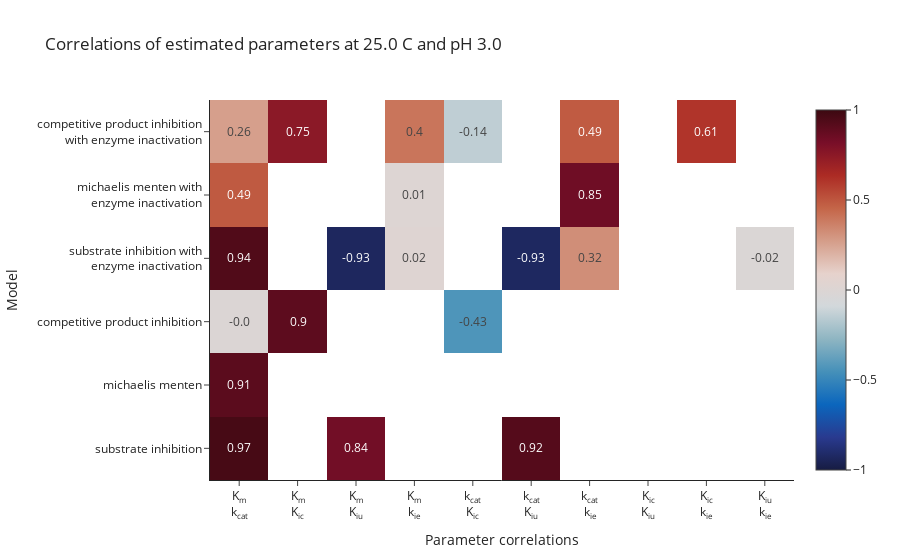
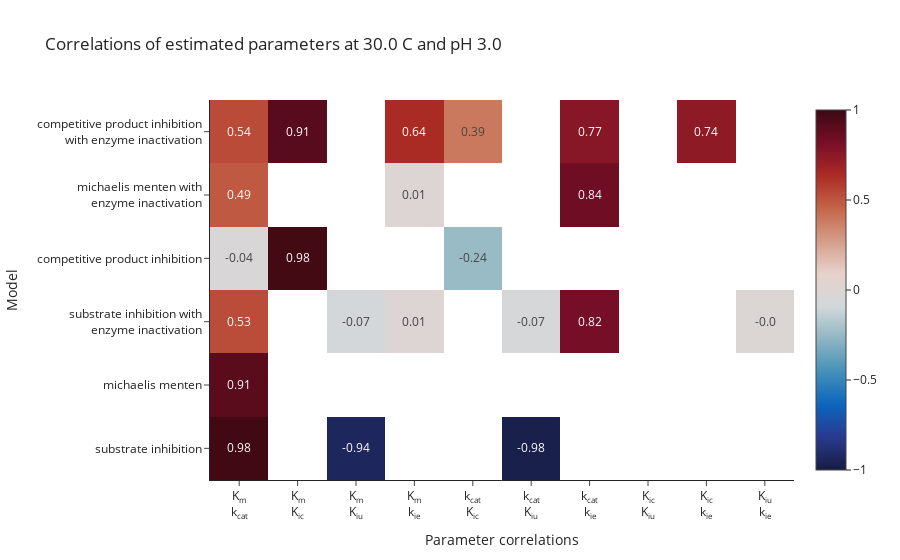
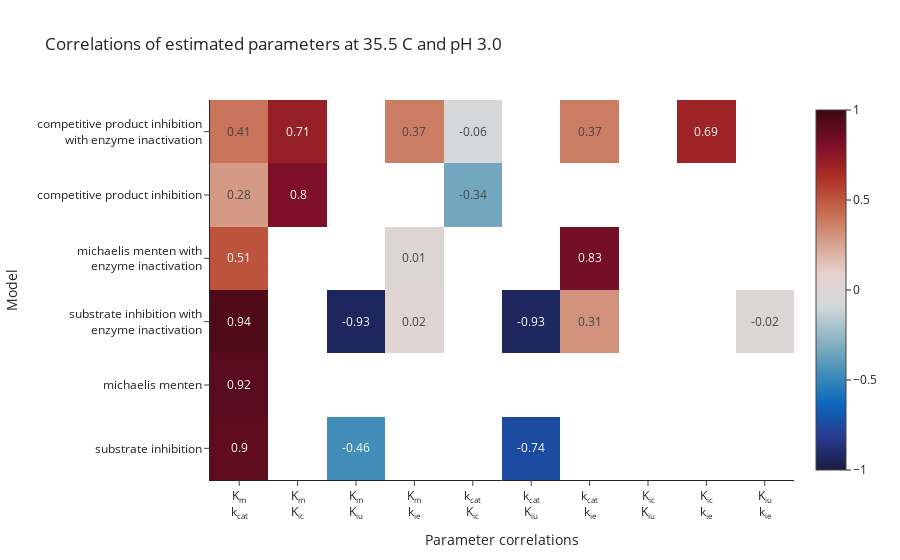

The cell these charts' notebook holds for them, in order:
### Code cell
for estimator in estimators:
    estimator.fit_models()
    estimator.correlations()

### Figure 1 — Plotly figure (JSON) as saved in the notebook; plotly's stock layout.template omitted (floating-point values rounded to 4 significant figures)
{"data": [{"colorscale": [[0, "rgb(23, 28, 66)"], [0.09091, "rgb(41, 58, 143)"], [0.1818, "rgb(11, 102, 189)"], [0.2727, "rgb(69, 144, 185)"], [0.3636, "rgb(142, 181, 194)"], [0.4545, "rgb(210, 216, 219)"], [0.5455, "rgb(230, 210, 204)"], [0.6364, "rgb(213, 157, 137)"], [0.7273, "rgb(196, 101, 72)"], [0.8182, "rgb(172, 43, 36)"], [0.9091, "rgb(120, 14, 40)"], [1, "rgb(60, 9, 17)"]], "text": [["0.97", "", "0.84", "", "", "0.92", "", "", "", ""], ["0.91", "", "", "", "", "", "", "", "", ""], ["-0.0", "0.9", "", "", "-0.43", "", "", "", "", ""], ["0.94", "", "-0.93", "0.02", "", "-0.93", "0.32", "", "", "-0.02"], ["0.49", "", "", "0.01", "", "", "0.85", "", "", ""], ["0.26", "0.75", "", "0.4", "-0.14", "", "0.49", "", "0.61", ""]], "texttemplate": "%{text}", "type": "heatmap", "x": ["K<sub>m</sub><br>k<sub>cat</sub>", "K<sub>m</sub><br>K<sub>ic</sub>", "K<sub>m</sub><br>K<sub>iu</sub>", "K<sub>m</sub><br>k<sub>ie</sub>", "k<sub>cat</sub><br>K<sub>ic</sub>", "k<sub>cat</sub><br>K<sub>iu</sub>", "k<sub>cat</sub><br>k<sub>ie</sub>", "K<sub>ic</sub><br>K<sub>iu</sub>", "K<sub>ic</sub><br>k<sub>ie</sub>", "K<sub>iu</sub><br>k<sub>ie</sub>"], "y": ["substrate inhibition", "michaelis menten", "competitive product inhibition", "substrate inhibition with<br>enzyme inactivation", "michaelis menten with<br>enzyme inactivation", "competitive product inhibition<br>with enzyme inactivation"], "z": [[0.9658, null, 0.836, null, null, 0.9242, null, null, null, null], [0.9075, null, null, null, null, null, null, null, null, null], [-0.004748, 0.8991, null, null, -0.432, null, null, null, null, null], [0.9364, null, -0.9327, 0.01751, null, -0.9288, 0.3215, null, null, -0.01705], [0.4897, null, null, 0.005956, null, null, 0.8451, null, null, null], [0.2643, 0.7516, null, 0.4017, -0.1413, null, 0.4857, null, 0.6079, null]], "zmax": 1, "zmin": -1}], "layout": {"title": {"text": "Correlations of estimated parameters at 25.0 C and pH 3.0"}, "xaxis": {"showgrid": false, "title": {"text": "Parameter correlations"}}, "yaxis": {"showgrid": false, "title": {"text": "Model"}}}}

### Figure 2 — Plotly figure (JSON) as saved in the notebook; plotly's stock layout.template omitted (floating-point values rounded to 4 significant figures)
{"data": [{"colorscale": [[0, "rgb(23, 28, 66)"], [0.09091, "rgb(41, 58, 143)"], [0.1818, "rgb(11, 102, 189)"], [0.2727, "rgb(69, 144, 185)"], [0.3636, "rgb(142, 181, 194)"], [0.4545, "rgb(210, 216, 219)"], [0.5455, "rgb(230, 210, 204)"], [0.6364, "rgb(213, 157, 137)"], [0.7273, "rgb(196, 101, 72)"], [0.8182, "rgb(172, 43, 36)"], [0.9091, "rgb(120, 14, 40)"], [1, "rgb(60, 9, 17)"]], "text": [["0.98", "", "-0.94", "", "", "-0.98", "", "", "", ""], ["0.91", "", "", "", "", "", "", "", "", ""], ["0.53", "", "-0.07", "0.01", "", "-0.07", "0.82", "", "", "-0.0"], ["-0.04", "0.98", "", "", "-0.24", "", "", "", "", ""], ["0.49", "", "", "0.01", "", "", "0.84", "", "", ""], ["0.54", "0.91", "", "0.64", "0.39", "", "0.77", "", "0.74", ""]], "texttemplate": "%{text}", "type": "heatmap", "x": ["K<sub>m</sub><br>k<sub>cat</sub>", "K<sub>m</sub><br>K<sub>ic</sub>", "K<sub>m</sub><br>K<sub>iu</sub>", "K<sub>m</sub><br>k<sub>ie</sub>", "k<sub>cat</sub><br>K<sub>ic</sub>", "k<sub>cat</sub><br>K<sub>iu</sub>", "k<sub>cat</sub><br>k<sub>ie</sub>", "K<sub>ic</sub><br>K<sub>iu</sub>", "K<sub>ic</sub><br>k<sub>ie</sub>", "K<sub>iu</sub><br>k<sub>ie</sub>"], "y": ["substrate inhibition", "michaelis menten", "substrate inhibition with<br>enzyme inactivation", "competitive product inhibition", "michaelis menten with<br>enzyme inactivation", "competitive product inhibition<br>with enzyme inactivation"], "z": [[0.9844, null, -0.9359, null, null, -0.9758, null, null, null, null], [0.9077, null, null, null, null, null, null, null, null, null], [0.53, null, -0.07278, 0.005297, null, -0.06629, 0.8216, null, null, -0.004933], [-0.03919, 0.9759, null, null, -0.2439, null, null, null, null, null], [0.4908, null, null, 0.00662, null, null, 0.8447, null, null, null], [0.5371, 0.9146, null, 0.6432, 0.3905, null, 0.7661, null, 0.7412, null]], "zmax": 1, "zmin": -1}], "layout": {"title": {"text": "Correlations of estimated parameters at 30.0 C and pH 3.0"}, "xaxis": {"showgrid": false, "title": {"text": "Parameter correlations"}}, "yaxis": {"showgrid": false, "title": {"text": "Model"}}}}

### Figure 3 — Plotly figure (JSON) as saved in the notebook; plotly's stock layout.template omitted (floating-point values rounded to 4 significant figures)
{"data": [{"colorscale": [[0, "rgb(23, 28, 66)"], [0.09091, "rgb(41, 58, 143)"], [0.1818, "rgb(11, 102, 189)"], [0.2727, "rgb(69, 144, 185)"], [0.3636, "rgb(142, 181, 194)"], [0.4545, "rgb(210, 216, 219)"], [0.5455, "rgb(230, 210, 204)"], [0.6364, "rgb(213, 157, 137)"], [0.7273, "rgb(196, 101, 72)"], [0.8182, "rgb(172, 43, 36)"], [0.9091, "rgb(120, 14, 40)"], [1, "rgb(60, 9, 17)"]], "text": [["0.9", "", "-0.46", "", "", "-0.74", "", "", "", ""], ["0.92", "", "", "", "", "", "", "", "", ""], ["0.94", "", "-0.93", "0.02", "", "-0.93", "0.31", "", "", "-0.02"], ["0.51", "", "", "0.01", "", "", "0.83", "", "", ""], ["0.28", "0.8", "", "", "-0.34", "", "", "", "", ""], ["0.41", "0.71", "", "0.37", "-0.06", "", "0.37", "", "0.69", ""]], "texttemplate": "%{text}", "type": "heatmap", "x": ["K<sub>m</sub><br>k<sub>cat</sub>", "K<sub>m</sub><br>K<sub>ic</sub>", "K<sub>m</sub><br>K<sub>iu</sub>", "K<sub>m</sub><br>k<sub>ie</sub>", "k<sub>cat</sub><br>K<sub>ic</sub>", "k<sub>cat</sub><br>K<sub>iu</sub>", "k<sub>cat</sub><br>k<sub>ie</sub>", "K<sub>ic</sub><br>K<sub>iu</sub>", "K<sub>ic</sub><br>k<sub>ie</sub>", "K<sub>iu</sub><br>k<sub>ie</sub>"], "y": ["substrate inhibition", "michaelis menten", "substrate inhibition with<br>enzyme inactivation", "michaelis menten with<br>enzyme inactivation", "competitive product inhibition", "competitive product inhibition<br>with enzyme inactivation"], "z": [[0.8966, null, -0.4646, null, null, -0.7418, null, null, null, null], [0.9157, null, null, null, null, null, null, null, null, null], [0.942, null, -0.9348, 0.02265, null, -0.9331, 0.313, null, null, -0.02311], [0.5099, null, null, 0.005369, null, null, 0.8334, null, null, null], [0.2824, 0.7965, null, null, -0.3393, null, null, null, null, null], [0.4055, 0.7104, null, 0.373, -0.05795, null, 0.3749, null, 0.6892, null]], "zmax": 1, "zmin": -1}], "layout": {"title": {"text": "Correlations of estimated parameters at 35.5 C and pH 3.0"}, "xaxis": {"showgrid": false, "title": {"text": "Parameter correlations"}}, "yaxis": {"showgrid": false, "title": {"text": "Model"}}}}
